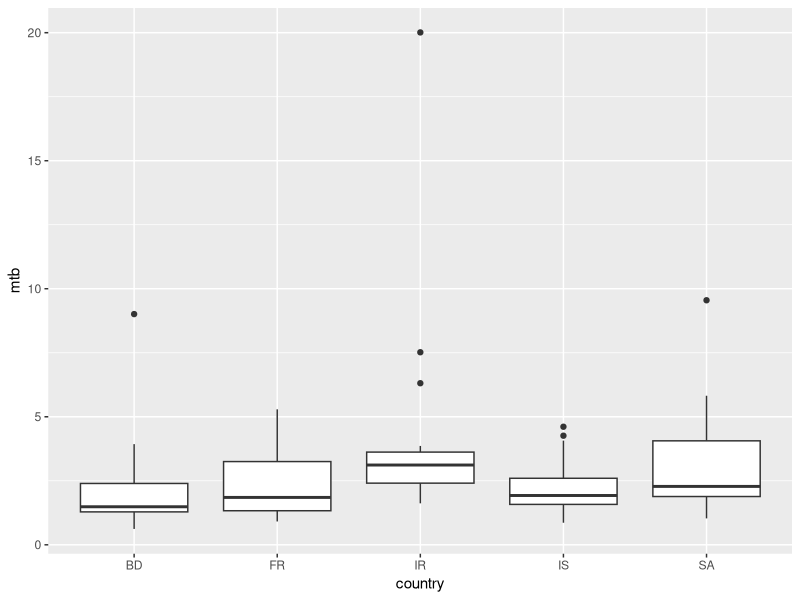
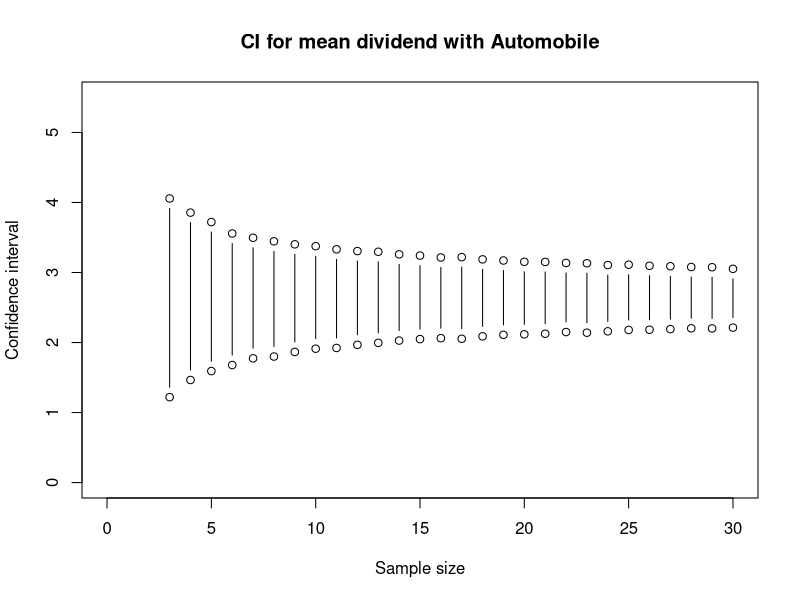
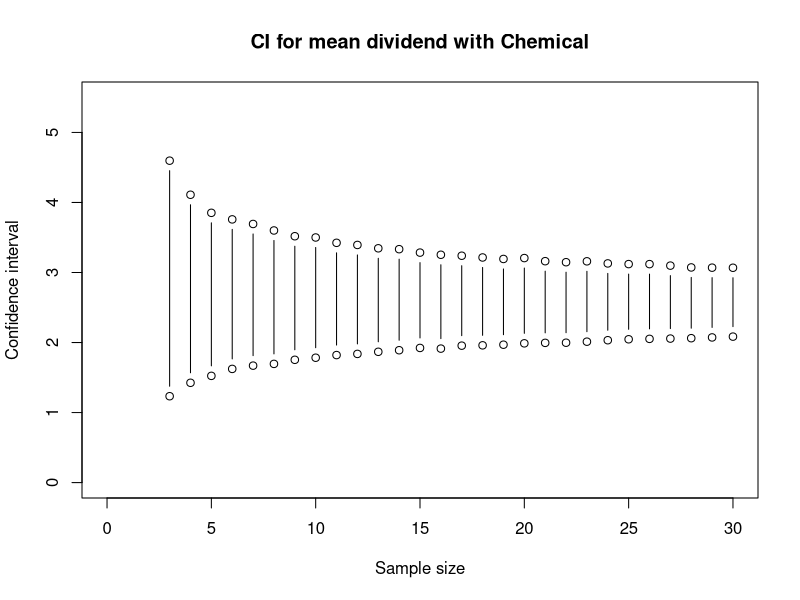

These charts were generated, in order, by the following R code:
## ---- chunk 1
knitr::opts_chunk$set(echo = TRUE, comment = "", fig.align = 'center', fig.height = 3, fig.width = 6, message = FALSE, warning = FALSE)
## ---- chunk 2
library(ggplot2)
library(dplyr)
## ---- chunk 3
# load data
companies <- read.delim("data/Companies.txt")
## ---- chunk 4
ggplot(companies) +
    geom_boxplot(aes(x = country, y = mtb))
## ---- chunk 5
m_mtb <- companies %>% 
    group_by(country) %>% 
    summarise(mean_mtb = mean(mtb, na.rm = TRUE),
              median_mtb = median(mtb, na.rm = TRUE))
m_mtb
## ---- chunk 6
m_mtb$ratio <- m_mtb$mean_mtb / m_mtb$median_mtb
m_mtb
## ---- chunk 7
v_mtb <- companies %>% 
    group_by(country) %>% 
    summarise(var_mtb = mean(mtb, na.rm = TRUE))
v_mtb
## ---- chunk 8
max(v_mtb$var_mtb) / min(v_mtb$var_mtb)
## ---- chunk 9
mtb_aov <- aov(mtb ~ country, data = companies)
anova(mtb_aov)
## ---- chunk 10
TukeyHSD(mtb_aov)
## ---- chunk 11
mtb_kw <- kruskal.test(mtb ~ country, data = companies)
mtb_kw
## ---- chunk 12
pairwise.wilcox.test(companies$mtb, companies$country, p.adjust.method = "bonf")
## ---- chunk 13
sub_comp <- companies %>% 
    filter(sector %in% c('AUTOMOBILES', 'CHEMICALS'))
## ---- chunk 14
var.test(dividend ~ sector, data = sub_comp)
## ---- chunk 15
t.test(dividend ~ sector, data = sub_comp, var.equal = TRUE)
## ---- chunk 16
wilcox.test(dividend ~ sector, exact = FALSE, data = sub_comp)
## ---- chunk 17
set.seed(20180323)
sample_mean_auto <- sapply(1:10000, 
                           FUN = function(x) {
                               mean(sample(sub_comp[sub_comp$sector == 'AUTOMOBILES', 
                                                    'dividend'], 10, replace = TRUE))})

sample_mean_chem <- sapply(1:10000, 
                           FUN = function(x) {
                               mean(sample(sub_comp[sub_comp$sector == 'CHEMICALS', 
                                                    'dividend'], 10, replace = TRUE))})
## ---- chunk 18
summary(sample_mean_auto)
## ---- chunk 19
summary(sample_mean_chem)
## ---- chunk 20
set.seed(20180323)
plot(c(0, 30), c(0, 5.5), type = "n", xlab = "Sample size", ylab = "Confidence interval", 
     main = "CI for mean dividend with Automobile")
for (k in 3:30) {
    sample_mean <- sapply(1:10000, 
                           FUN = function(x) {
                               mean(sample(sub_comp[sub_comp$sector == 'AUTOMOBILES', 
                    'dividend'], k, replace = TRUE))})
    points(c(k, k), quantile(sample_mean, c(0.025, 0.975)), type = "b")
}
## ---- chunk 21
set.seed(20180323)
plot(c(0, 30), c(0, 5.5), type = "n", xlab = "Sample size", ylab = "Confidence interval", 
     main = "CI for mean dividend with Chemical")
for (k in 3:30) {
    sample_mean <- sapply(1:10000, 
                           FUN = function(x) {
                               mean(sample(sub_comp[sub_comp$sector == 'CHEMICALS', 
                    'dividend'], k, replace = TRUE))})
    points(c(k, k), quantile(sample_mean, c(0.025, 0.975)), type = "b")
}
